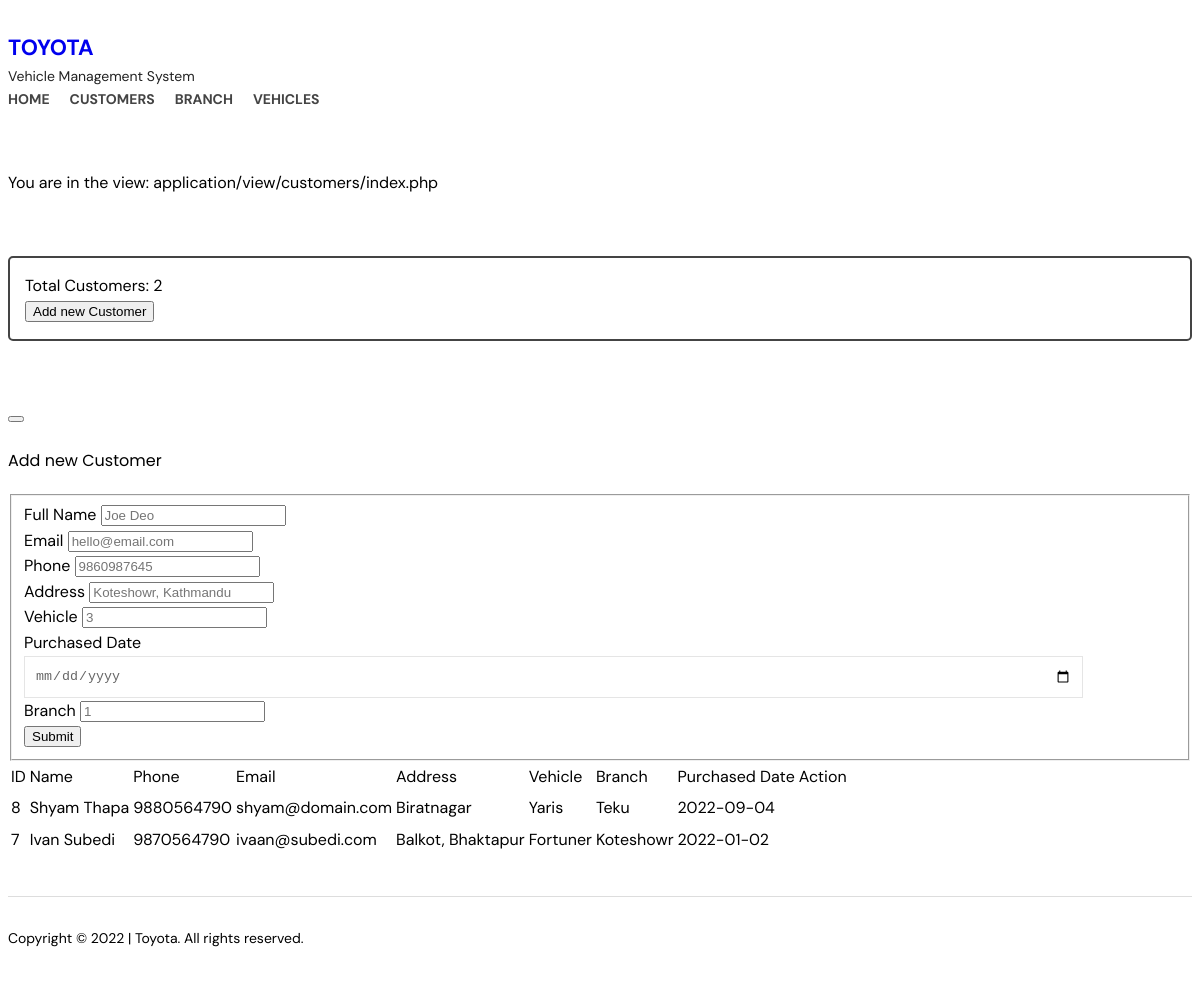
The page /customers (signed in) on the database its author committed.
### tables this page shows
CREATE TABLE IF NOT EXISTS `customer_details` (
  `cust_id` int NOT NULL AUTO_INCREMENT,
  `cust_name` varchar(250) NOT NULL,
  `cust_email` varchar(250) NOT NULL,
  `cust_phone` bigint NOT NULL,
  `cust_address` varchar(500) NOT NULL,
  `vechile_id` int NOT NULL,
  `purchase_date` varchar(255) NOT NULL,
  `branch_id` int NOT NULL,
  PRIMARY KEY (`cust_id`),
  KEY `vehicle_id` (`vechile_id`),
  KEY `branch_id` (`branch_id`)
);

CREATE TABLE IF NOT EXISTS `vechile_details` (
  `vec_id` int NOT NULL AUTO_INCREMENT,
  `vec_name` varchar(250) NOT NULL,
  `vec_price` float(10,2) NOT NULL,
  `vec_model` varchar(250) NOT NULL,
  `vec_mfd_date` varchar(250) NOT NULL,
  `vec_color_id` int NOT NULL,
  `vec_branch_id` int NOT NULL,
  PRIMARY KEY (`vec_id`),
  KEY `vec_color_id` (`vec_color_id`),
  KEY `vec_branch_id` (`vec_branch_id`)
);

CREATE TABLE IF NOT EXISTS `branches` (
  `branch_id` int NOT NULL AUTO_INCREMENT,
  `branch_name` varchar(250) NOT NULL,
  `branch_phone` bigint NOT NULL,
  `branch_email` varchar(250) NOT NULL,
  PRIMARY KEY (`branch_id`)
);

### application/controller/customers.php (called while the page is built, shortened)
<?php
class Customers extends Controller
{
    public function index()
    {
        $customers = $this->customerModel->getAllCustomers();
        $numbers_of_customers = $this->customerModel->getNumberOfCustomers();
        require APP . 'view/_templates/header.php';
        require APP . 'view/customers/index.php';
        require APP . 'view/_templates/footer.php';
    }
}

### public/index.php (called while the page is built, shortened)
<?php
require APP . 'core/controller.php';
$app = new Application();

### application/core/controller.php (called while the page is built, shortened)
<?php
class Controller
{
    public $db = null;
    private function openDatabaseConnection()
    {
        $options = array(PDO::ATTR_DEFAULT_FETCH_MODE => PDO::FETCH_OBJ, PDO::ATTR_ERRMODE => PDO::ERRMODE_WARNING);
        $this->db = new PDO(DB_TYPE . ':host=' . DB_HOST . ';dbname=' . DB_NAME . ';charset=' . DB_CHARSET, DB_USER, DB_PASS, $options);
    }
    public function loadModel()
    {
        require APP . 'model/customer.php';
        $this->customerModel = new CustomerModel($this->db);
    }
}

### application/model/customer.php (called while the page is built, shortened)
<?php
class CustomerModel
{
    function __construct($db)
    {
        try {
            $this->db = $db;
        } catch (PDOException $e) {
            exit('Database connection could not be established.');
        }
    }
    public function getAllCustomers()
    {
        $sql = "SELECT
                cust_id,
                cust_name,
                cust_phone,
                cust_email,
                cust_address,
                vechile_details.vec_name as vec_name,
                purchase_date,
                branches.branch_name as branch_name
                FROM customer_details
                LEFT JOIN vechile_details ON customer_details.vechile_id = vechile_details.vec_id
                LEFT JOIN branches ON customer_details.branch_id = branches.branch_id
                ORDER BY cust_id DESC";
        $query = $this->db->prepare($sql);
        $query->execute();
        return $query->fetchAll();
    }
    public function getNumberOfCustomers()
    {
        $sql = "SELECT COUNT(cust_id) AS getNumberOfCustomers FROM customer_details";
        $query = $this->db->prepare($sql);
        $query->execute();
        return $query->fetch()->getNumberOfCustomers;
    }
}

### application/view/customers/index.php (the view, shortened to what this page needs)
<div class="uk-container">
    <main class="main" id="main">
        <div class="uk-alert-primary" uk-alert>
            <p>You are in the view: application/view/customers/index.php</p>
        </div>
        <section id="customer-info">
            <div class="uk-flex align-item-center uk-flex-between">
                <div class="block">
                    <span class="total-count">
                        Total Customers:
                        <?php echo $numbers_of_customers; ?>
                    </span>
                </div>
                <div class="block">
                    <button class="uk-button uk-button-primary" type="button" uk-toggle="target: #add-new-customer-model">Add new Customer</button>
                </div>
            </div>
        </section>
        <div id="add-new-customer-model" uk-modal>
            <div class="uk-modal-dialog uk-modal-body">
                <button class="uk-modal-close-default" type="button" uk-close></button>
                <h4 class="uk-h4">Add new Customer</h4>
                <form id="add-new-branch-form" action="<?php echo URL; ?>customers/addCustomer" method="POST">
                    <fieldset class="uk-fieldset">
                        <div class="uk-grid uk-margin">
                            <div class="uk-width-1-2">
                                <label class="uk-form-label">Full Name</label>
                                <input type="text" class="uk-input" name="cust_name" value="" placeholder="Joe Deo" required />
                            </div>
                            <div class="uk-width-1-2">
                                <label class="uk-form-label">Email</label>
                                <input type="email" class="uk-input" name="cust_email" value="" placeholder="hello@email.com" required />
                            </div>
                        </div>
                        <div class="uk-grid uk-margin">
                            <div class="uk-width-1-2">
                                <label class="uk-form-label">Phone</label>
                                <input type="tel" class="uk-input" name="cust_phone" value="" placeholder="9860987645" required />
                            </div>
                            <div class="uk-width-1-2">
                                <label class="uk-form-label">Address</label>
                                <input type="text" class="uk-input" name="cust_address" value="" placeholder="Koteshowr, Kathmandu" required />
                            </div>
                        </div>
                        <div class="uk-grid uk-margin">
                            <div class="uk-width-1-2">
                                <label class="uk-form-label">Vehicle</label>
                                <input type="number" class="uk-input" name="vehicle_id" value="" placeholder="3" required />
                            </div>
                            <div class="uk-width-1-2">
                                <label class="uk-form-label">Purchased Date</label>
                                <input type="date" class="uk-input" name="purchased_date" value="" required />
                            </div>
                        </div>
                        <div class="uk-grid uk-margin">
                        <div class="uk-width-1-2">
                            <label class="uk-form-label">Branch</label>
                            <input type="number" class="uk-input" name="branch_id" value="" placeholder="1" required />
                        </div>
                    </div>
                        <div class="uk-grid">
                            <div class="uk-width-1-1">
                                <input type="submit" name="submit_add_customer" class="uk-button uk-button-primary uk-width-1-1" value="Submit" />
                            </div>
                        </div>
                    </fieldset>
                </form>
            </div>
        </div>
        <section id="customers-list">
            <table class="uk-table uk-table-striped uk-table-middle uk-table-responsive uk-branch-listing">
                <thead>
                    <tr>
                        <td>ID</td>
                        <td>Name</td>
                        <td>Phone</td>
                        <td>Email</td>
                        <td>Address</td>
                        <td>Vehicle</td>
                        <td>Branch</td>
                        <td>Purchased Date</td>
                        <td>Action</td>
                    </tr>
                </thead>
                <tbody>
                    <?php foreach ($customers as $customer) { ?>
                    <tr>
                        <td>
                            <?php if (isset($customer->cust_id)) echo htmlspecialchars($customer->cust_id, ENT_QUOTES, 'UTF-8'); ?>
                        </td>
                        <td class="name">
                            <?php if (isset($customer->cust_name)) echo htmlspecialchars($customer->cust_name, ENT_QUOTES, 'UTF-8'); ?>
                        </td>
                        <td>
                            <?php if (isset($customer->cust_phone)) echo htmlspecialchars($customer->cust_phone, ENT_QUOTES, 'UTF-8'); ?>
                        </td>
                        <td>
                            <?php if (isset($customer->cust_email)) echo htmlspecialchars($customer->cust_email, ENT_QUOTES, 'UTF-8'); ?>
                        </td>
                        <td>
                            <?php if (isset($customer->cust_address)) echo htmlspecialchars($customer->cust_address, ENT_QUOTES, 'UTF-8'); ?>
                        </td>
                        <td>
                            <?php if (isset($customer->vec_name)) echo htmlspecialchars($customer->vec_name, ENT_QUOTES, 'UTF-8'); ?>
                        </td>
                        <td>
                            <?php if (isset($customer->branch_name)) echo htmlspecialchars($customer->branch_name, ENT_QUOTES, 'UTF-8'); ?>
                        </td>
                        <td>
                            <?php if (isset($customer->purchase_date)) echo htmlspecialchars($customer->purchase_date, ENT_QUOTES, 'UTF-8'); ?>
                        </td>
                        <td class="actions">
                            <a href="<?php echo URL . 'customers/editCustomer/' . htmlspecialchars($customer->cust_id, ENT_QUOTES, 'UTF-8'); ?>" class="uk-button uk-button-primary rounded">
                            </a>
                            <a href="<?php echo URL . 'customers/deleteCustomer/' . htmlspecialchars($customer->cust_id, ENT_QUOTES, 'UTF-8'); ?>" class="uk-button uk-button-danger rounded">
                            </a>
                        </td>
                    </tr>
                    <?php } ?>
                </tbody>
            </table>
        </section>
    </main>
</div>

### public/css/style.css (style rules this page uses)
html { font-family: 'DM Sans', sans-serif; font-size: 16px; line-height: 1.6; }
body { font-family: 'DM Sans', sans-serif; font-size: 16px; line-height: 1.6; }
.uk-h1, .uk-h2, .uk-h3, .uk-h4, .uk-h5, .uk-h6, .uk-heading-2xlarge, .uk-heading-large, .uk-heading-medium, .uk-heading-small, .uk-heading-xlarge, h1, h2, h3, h4, h5, h6 { font-family: 'Poppins', sans-serif; font-weight: normal; }
input[type="date"] { display: block; max-width: 90%; width: 90%; height: 40px; color: #666; padding: 0 10px; min-width: 100px; border: 1px solid #e5e5e5; transition: .2s ease-in-out; transition-property: color,background-color,border; }
.uk-button.rounded { display: inline-flex; gap: 3px; align-items: center; border-radius: 2px; padding: 10px 15px; font-size: 14px; font-weight: normal; }
#vehicle-info, #branch-info, #customer-info { padding: 15px; margin: 60px 0; border-radius: 5px; border: 2px solid #444444; }
.align-item-center { align-items: center; }
.uk-branch-listing tbody .actions .uk-button-danger, .uk-vehicle-listing tbody .actions .uk-button-danger { margin-left: 10px; }

### rows shown on the page
customer_details: cust_id "8", cust_name "Shyam Thapa", cust_phone "9880564790", cust_email "shyam@domain.com", cust_address "Biratnagar", vechile.vec_name "Yaris", branch.branch_name "Teku", purchase_date "2022-09-04"
customer_details: cust_id "7", cust_name "Ivan Subedi", cust_phone "9870564790", cust_email "ivaan@subedi.com", cust_address "Balkot, Bhaktapur", vechile.vec_name "Fortuner", branch.branch_name "Koteshowr", purchase_date "2022-01-02"

### other values the page prints
$numbers_of_customers "2"
